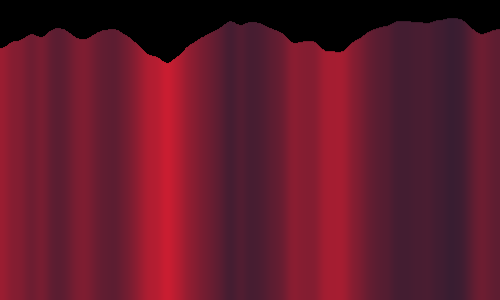
Frame 1 (no input)
Frame 60 (the mouse pressed at the canvas centre just before this capture): identical to frame 1, image omitted
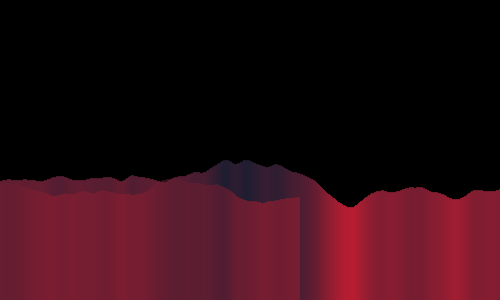
Frame 120 (the mouse held since frame 60 and released just before this capture)

The Processing sketch that drew these frames (run headless with seeded random() and noise(); from frame 60 on, the mouse is pressed at the canvas centre):

// Processing sketch: Erokerixak14
// ── Erokerixak14.pde
/*
* Perlin noise
* first try, modified from the P. webpage
*/

float noiseScale = 0.012;
void setup(){
  size(500,300);
}

void draw(){
  background(0);
  for (int x=0; x<width; x++){
    float noiseVal = noise((mouseY+x)*noiseScale, mouseX*noiseScale);
    stroke(noiseVal*255, 29, 49);
    line(x, mouseY+noiseVal*80, x, height);
  }
  for (int y=0; y<height; y++){
    float noiseVal = noise((mouseX+y)*noiseScale, (mouseY*3)*noiseScale);
    stroke(noiseVal*255, 29, 49, 146);
    line(y, mouseY+noiseVal*80, y, height);
  }
}
